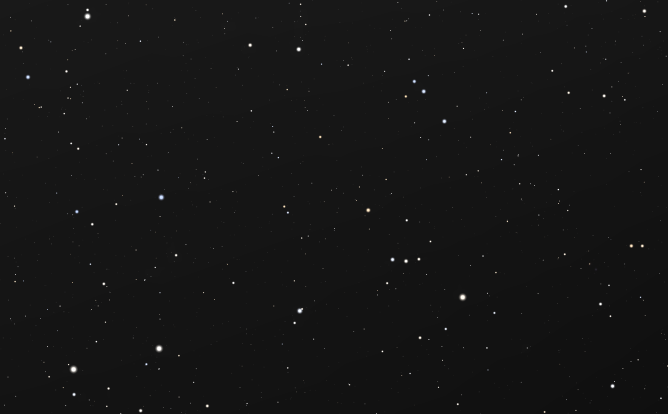
#> input picture Test Images/sample3.png, 1336 x 828 px, found by its file name (shown at 1/2 size)
$ python test2.py
#> lines starting #> are read from the running program, lines starting #| are printed output that depends on the picture; after the words box and inside, x2 and y2 are one past the last pixel; in counts of white or black regions, pixels touching at a corner belong together
# This program locates and counts stars in a given .png image
# Also included is an optional erosion stage to isolate the brightest stars
# Also included is an optional dilation stage to magnfiy them

# import the necessary packages
import imutils
import cv2

# load and display the input image
image = cv2.imread("sample3.png")
#> image is the input picture: shape (828, 1336, 3); mean B, G, R 21.2, 21.2, 21.2
cv2.imshow("Image", image)
#cv2.waitKey(0)

# convert the image to grayscale
gray = cv2.cvtColor(image, cv2.COLOR_BGR2GRAY)
cv2.imshow("Gray", gray)
#cv2.waitKey(0)

# applying edge detection
edged = cv2.Canny(gray, 30, 150)
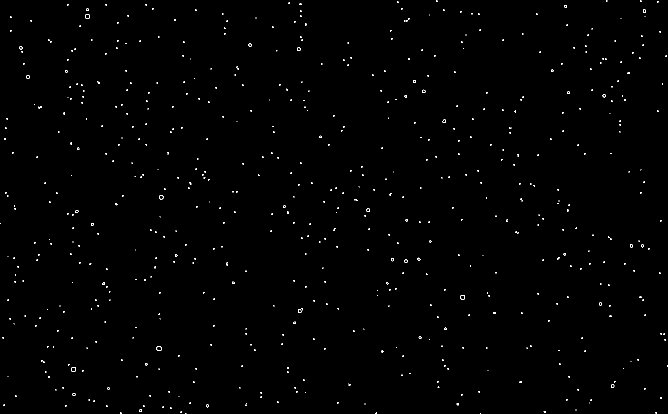
#> edged: shape (828, 1336) (shown at 1/2 size); 0.45% white in thin lines or dots
cv2.imshow("Edged", edged)
#cv2.waitKey(0)

# threshold the image
thresh = cv2.threshold(gray, 225, 255, cv2.THRESH_BINARY)[1]
#> thresh: shape (828, 1336); 0.08% white in thin lines or dots
cv2.imshow("Thresh", thresh)
#cv2.waitKey(0)

#erosion step
mask = thresh.copy()
mask = cv2.erode(mask, None, iterations=1)
#> mask: shape (828, 1336); 0.01% white in thin lines or dots
cv2.imshow("Eroded", mask)
#cv2.waitKey(0)

#dilation step
mask2 = mask.copy()
mask2 = cv2.dilate(mask2, None, iterations = 2)
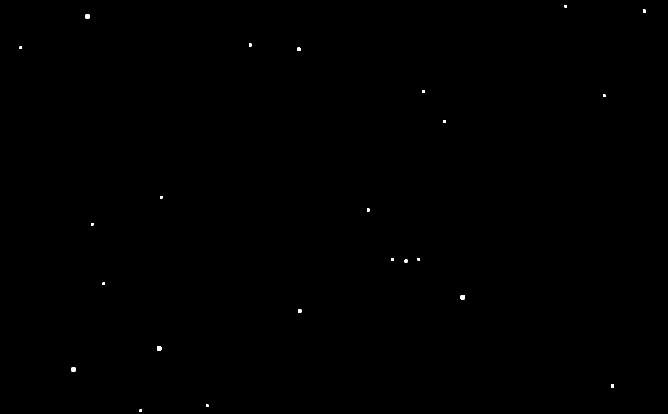
#> mask2: shape (828, 1336) (shown at 1/2 size); 0.08% white; 23 white regions
cv2.imshow("Dilated", mask2)
#cv2.waitKey(0)

# find contours
cnts = cv2.findContours(mask2.copy(), cv2.RETR_EXTERNAL, cv2.CHAIN_APPROX_SIMPLE)
#> cnts = 23 contours, 9 with area under 20; largest, box (x1, y1, x2, y2) and area: (921, 590, 930, 599) 62, (143, 734, 152, 743) 61, (314, 693, 323, 702) 61, (171, 29, 179, 37) 49, (596, 618, 603, 625) 35
cnts = imutils.grab_contours(cnts)
output = image.copy()

# find centre point of each contour (star)
for c in cnts:
        x,y,w,h = cv2.boundingRect(c)
        cv2.rectangle(image, (x,y), (x + w, y + h), (0, 255, 0), 2)
        centre = (x,y)
        cv2.line(output, (0,0), (x,y), (255, 0, 0), 1, 8, 0)
        cv2.imshow("Contours", output)
        print(centre)
#> this loop made 23 passes
#> (c, x, y, w, h) on passes 1, 2, 3, 8, 10, 12, 13, 14, 16: ([[279, 819], [279, 823], [283, 823], [283, 819]], 279, 819, 5, 5), ([[412, 809], [412, 813], [416, 813], [416, 809]], 412, 809, 5, 5), ([[1222, 769], [1222, 774], [1227, 774], [1227, 769]], 1222, 769, 6, 6), ([[205, 565], [205, 569], [209, 569], [209, 565]], 205, 565, 5, 5), ([[835, 516], [835, 520], [839, 520], [839, 516]], 835, 516, 5, 5), ([[182, 446], [182, 450], [186, 450], [186, 446]], 182, 446, 5, 5), ([[734, 417], [734, 422], [738, 422], [738, 417]], 734, 417, 5, 6), ([[320, 392], [320, 396], [324, 396], [324, 392]], 320, 392, 5, 5), ([[1206, 189], [1206, 193], [1210, 193], [1210, 189]], 1206, 189, 5, 5)
#> (x, y, w, h) on passes 4, 5, 6, 7, 9, 11: (143, 734, 9, 9), (314, 693, 9, 9), (596, 618, 7, 7), (921, 590, 9, 9), (809, 519, 6, 6), (782, 516, 6, 6)
#| (279, 819)
#| (412, 809)
#| (1222, 769)
#| (143, 734)
#| (314, 693)
#| (596, 618)
#| (921, 590)
#| (205, 565)
#> (further printed lines are left out)
#> pass 1, `cv2.imshow("Contours", output)`:
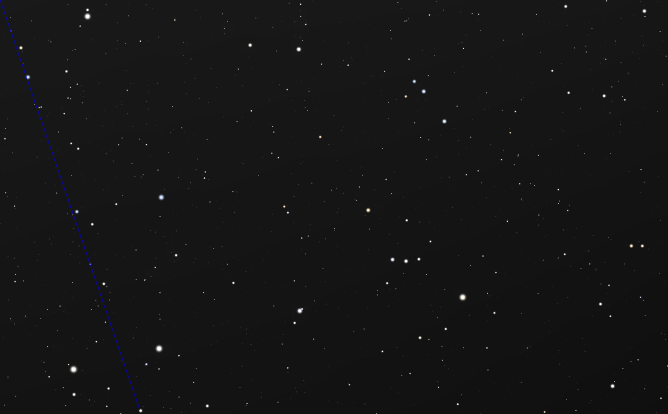
#> window 'Contours': shape (828, 1336, 3) (shown at 1/2 size); mean B, G, R 21.4, 21.2, 21.2
#> after the loop:
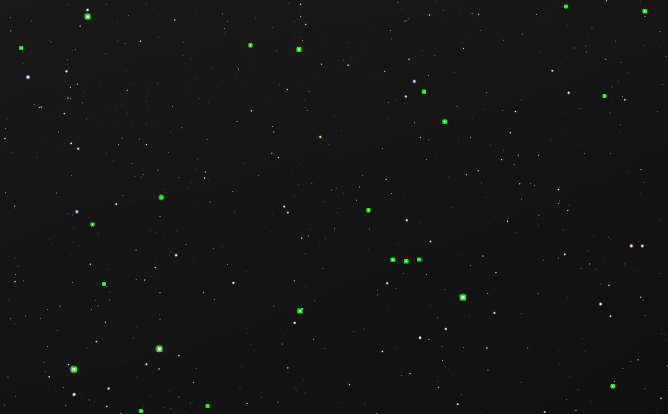
#> image: shape (828, 1336, 3) (shown at 1/2 size); 0.14% of pixels changed, all inside (x1, y1, x2, y2) = (38, 9, 1294, 826)
#> after the loop:
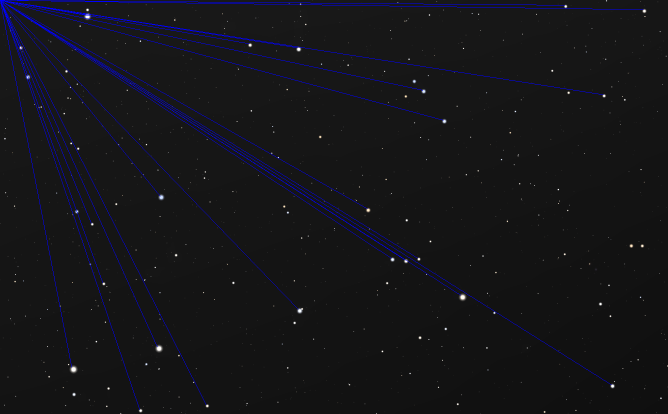
#> output: shape (828, 1336, 3) (shown at 1/2 size); 1.44% of pixels changed, all inside (x1, y1, x2, y2) = (0, 0, 1287, 820)

# loop over the contours
for c in cnts:
	cv2.drawContours(output, [c], -1, (0, 0, 255), 4)
	cv2.imshow("Contours", output)
#> this loop made 23 passes
#> c on passes 1, 2, 3, 8, 10, 12, 13, 14, 16, 17, 19, 20: [[279, 819], [279, 823], [283, 823], [283, 819]], [[412, 809], [412, 813], [416, 813], [416, 809]], [[1222, 769], [1222, 774], [1227, 774], [1227, 769]], [[205, 565], [205, 569], [209, 569], [209, 565]], [[835, 516], [835, 520], [839, 520], [839, 516]], [[182, 446], [182, 450], [186, 450], [186, 446]], [[734, 417], [734, 422], [738, 422], [738, 417]], [[320, 392], [320, 396], [324, 396], [324, 392]], [[1206, 189], [1206, 193], [1210, 193], [1210, 189]], [[845, 180], [845, 185], [849, 185], [849, 180]], [[39, 93], [39, 97], [43, 97], [43, 93]], [[498, 87], [498, 92], [502, 92], [502, 87]]
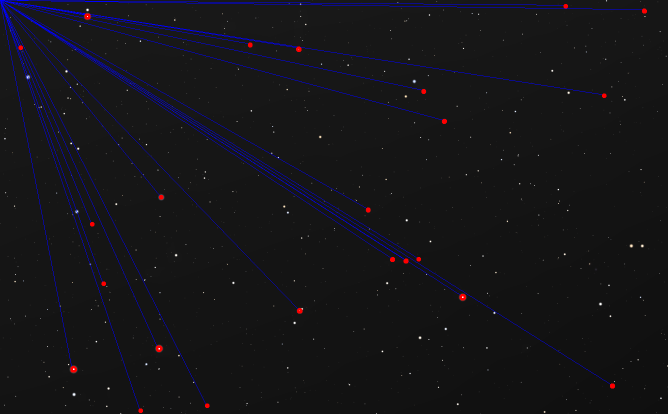
#> output: shape (828, 1336, 3) (shown at 1/2 size); 0.18% of pixels changed, all inside (x1, y1, x2, y2) = (37, 8, 1294, 826)

# draw the total number of contours found
text = "There are {} bright stars".format(len(cnts))
#> text = 'There are 23 bright stars'
cv2.putText(output, text, (10, 35),  cv2.FONT_HERSHEY_COMPLEX, 1.2,
	(0, 0, 255), 2)
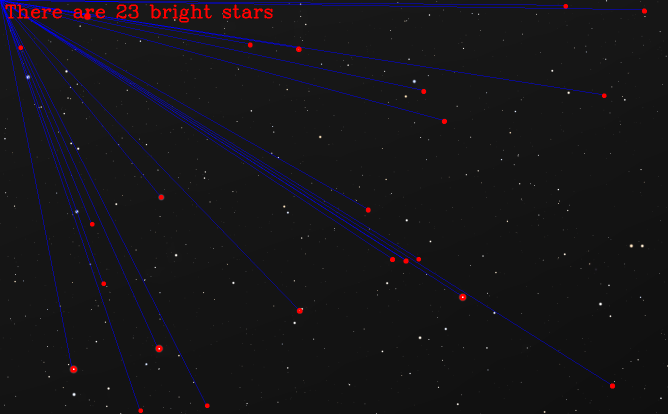
#> output: shape (828, 1336, 3) (shown at 1/2 size); 0.39% of pixels changed, all inside (x1, y1, x2, y2) = (11, 9, 545, 45)
cv2.imshow("Contours", output)
cv2.waitKey(0)

$ run again, with Test Images/sample1.png copied over Test Images/sample3.png
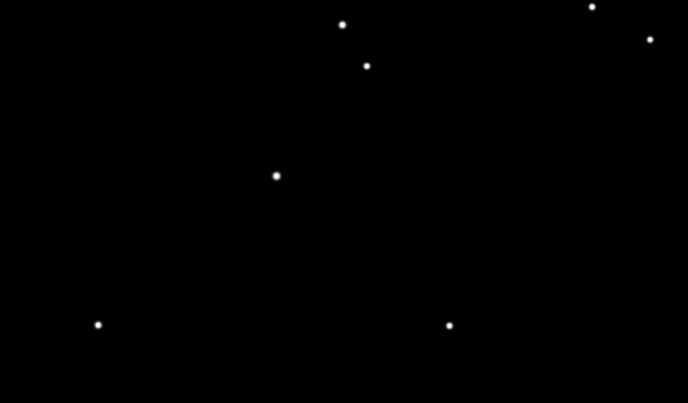
#> input picture Test Images/sample1.png, 1375 x 806 px, found by its file name (shown at 1/2 size)
#> image is the input picture: shape (806, 1375, 3); mean B, G, R 1.2, 1.2, 1.2
#> edged: shape (806, 1375); 0.02% white in thin lines or dots, all inside (x1, y1, x2, y2) = (191, 8, 1306, 657)
#> thresh: shape (806, 1375); 0.03% white; 7 white regions, largest, box (x1, y1, x2, y2) and area: (549, 348, 558, 357) 66, (681, 46, 689, 54) 60, (192, 646, 201, 654) 56
#> mask: shape (806, 1375); 0.02% white; 7 white regions, largest, box (x1, y1, x2, y2) and area: (550, 349, 557, 355) 34, (682, 47, 688, 53) 32, (194, 647, 199, 653) 26
#> mask2: shape (806, 1375); 0.06% white; 7 white regions
#> cnts = 7 contours; box (x1, y1, x2, y2) and area: (548, 347, 559, 357) 85, (680, 45, 690, 55) 79, (192, 645, 201, 655) 70, (894, 647, 904, 656) 69, (729, 128, 739, 137) 68, (1180, 9, 1189, 19) 68, (1296, 75, 1305, 84) 62
#> the loop `for c in cnts:` made 7 passes
#> (x, y, w, h) on passes 1 to 7: (894, 647, 10, 9), (192, 645, 9, 10), (548, 347, 11, 10), (729, 128, 10, 9), (1296, 75, 9, 9), (680, 45, 10, 10), (1180, 9, 9, 10)
#> (printed output is left out)
#> the loop `for c in cnts:` made 7 passes
#> after the loop `for c in cnts:`:
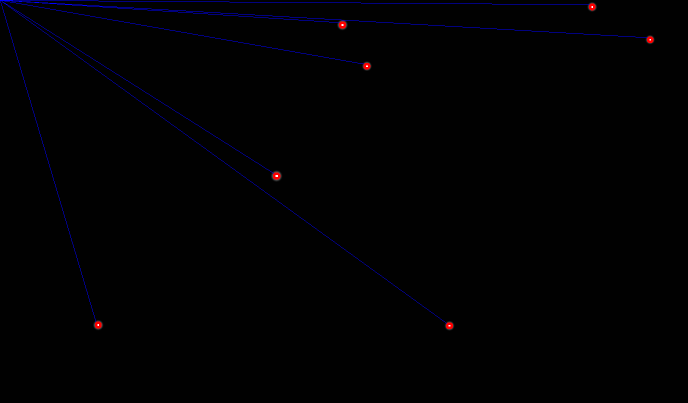
#> output: shape (806, 1375, 3) (shown at 1/2 size); mean B, G, R 2.4, 1.1, 1.3
#> text = 'There are 7 bright stars'
#> `cv2.putText(output, text, (10, 35),  cv2.FONT_HERSHEY_COMPLEX, 1.2, (0..`:
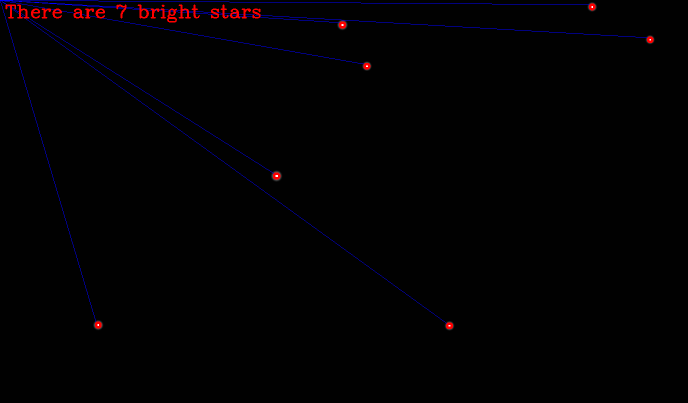
#> output: shape (806, 1375, 3) (shown at 1/2 size); 0.36% of pixels changed, all inside (x1, y1, x2, y2) = (11, 9, 521, 45)

$ run again, with Test Images/sample2.png copied over Test Images/sample3.png
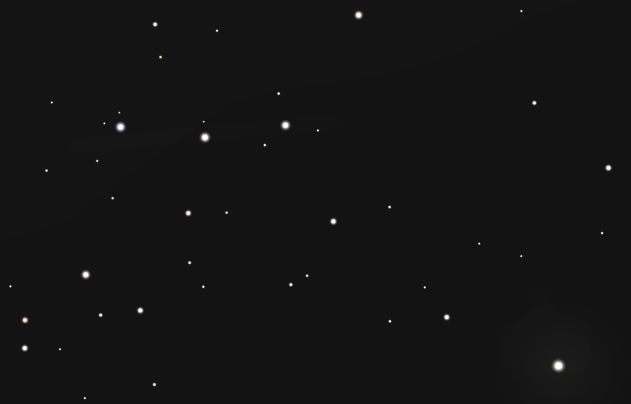
#> input picture Test Images/sample2.png, 1261 x 807 px, found by its file name (shown at 1/2 size)
#> image is the input picture: shape (807, 1261, 3); mean B, G, R 19.9, 20, 20
#> `edged = cv2.Canny(gray, 30, 150)`:
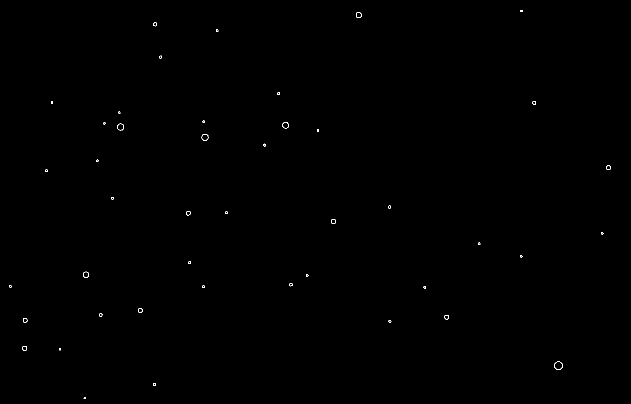
#> edged: shape (807, 1261) (shown at 1/2 size); 0.1% white in thin lines or dots
#> thresh: shape (807, 1261); 0.1% white; 42 white regions (27 under 20 px), largest, box (x1, y1, x2, y2) and area: (1110, 725, 1124, 738) 144, (405, 270, 415, 280) 88, (236, 249, 246, 259) 81
#> mask: shape (807, 1261); 0.04% white; 21 white regions (15 under 20 px), largest, box (x1, y1, x2, y2) and area: (1111, 726, 1123, 737) 94, (406, 271, 414, 279) 52, (237, 250, 245, 258) 45, (567, 247, 575, 254) 42, (168, 546, 175, 553) 34, (714, 27, 720, 33) 29
#> mask2: shape (807, 1261); 0.15% white; 21 white regions
#> cnts = 21 contours, 3 with area under 20; largest, box (x1, y1, x2, y2) and area: (1109, 724, 1125, 739) 178, (404, 269, 416, 281) 113, (235, 248, 247, 260) 107, (565, 245, 577, 256) 100, (166, 544, 177, 555) 89
#> the loop `for c in cnts:` made 21 passes
#> (x, y, w, h) on passes 2, 3, 4, 5, 6, 7, 10, 12: (1109, 724, 16, 15), (45, 692, 9, 9), (46, 637, 8, 7), (889, 630, 9, 9), (198, 627, 6, 6), (276, 617, 9, 8), (166, 544, 11, 11), (662, 438, 9, 9)
#> (printed output is left out)
#> the loop `for c in cnts:` made 21 passes
#> c on passes 1, 8, 9, 11, 18, 19: [[306, 766], [306, 771], [310, 771], [310, 766]], [[404, 571], [404, 575], [408, 575], [408, 571]], [[579, 567], [579, 571], [584, 571], [584, 567]], [[377, 523], [377, 527], [381, 527], [381, 523]], [[1066, 203], [1066, 208], [1071, 208], [1071, 203]], [[555, 185], [555, 189], [559, 189], [559, 185]]
#> text = 'There are 21 bright stars'
#> `cv2.putText(output, text, (10, 35),  cv2.FONT_HERSHEY_COMPLEX, 1.2, (0..`:
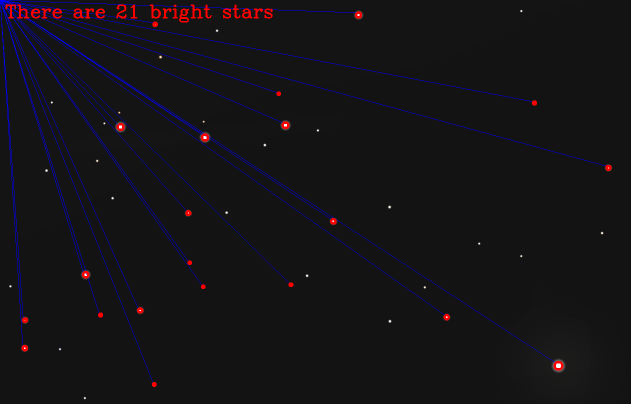
#> output: shape (807, 1261, 3) (shown at 1/2 size); mean B, G, R 22.5, 19.2, 20.9
